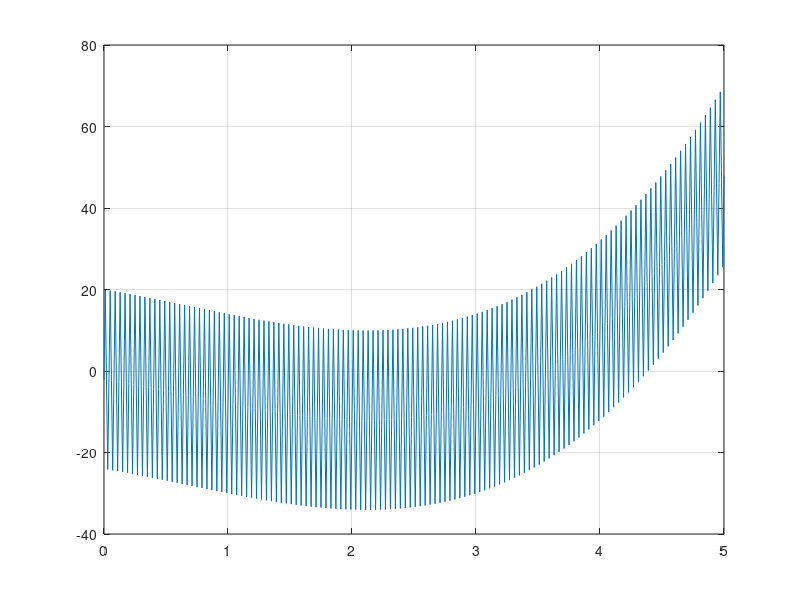
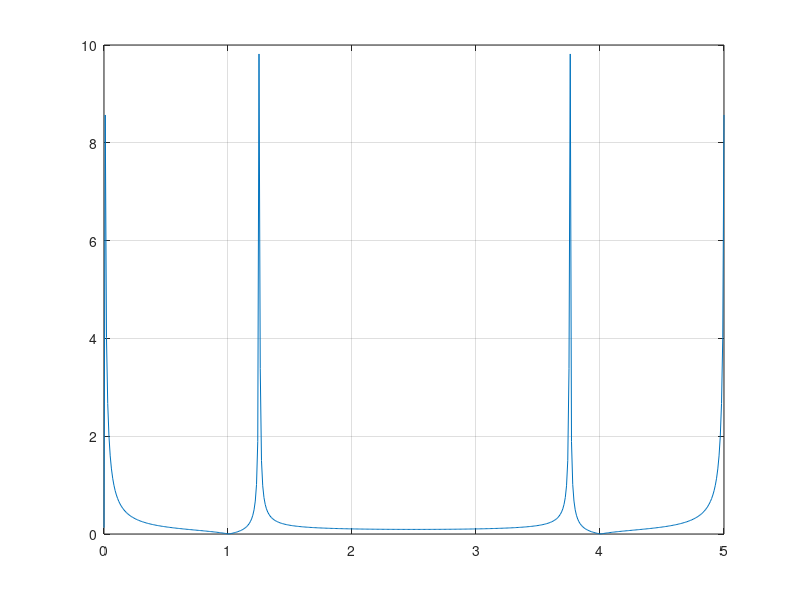
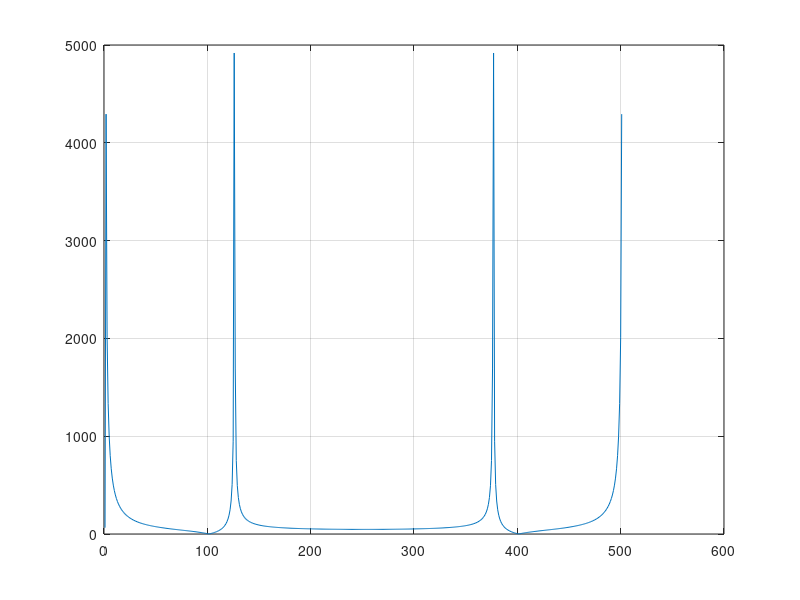
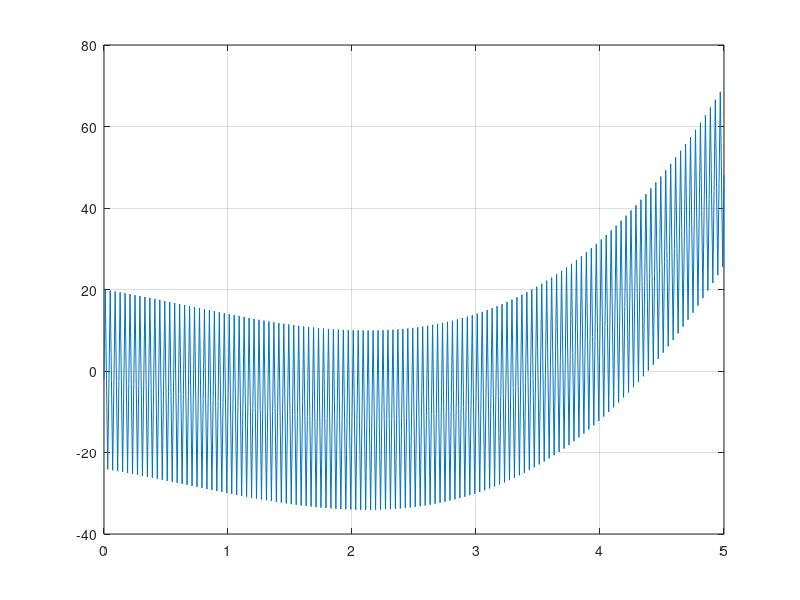

Reproduce these figures in MATLAB, in order.
clear
clc
y = dlmread('f19.txt');
dt = 0.01;
T = 5;
t = 0:dt:T;

plot(t,y),grid;
f = fft(y);

n = length(y);

c1(1:n) = 0;
c2(1:n) = 0;
c(1:n) = 0;

for k = 1:n
    cos_sum = 0;
    sin_sum = 0;
    for  m = 1:n
        cos_sum = cos_sum + y(m)*cos(2*pi*(k-1)*(m-1)/n);
        sin_sum = sin_sum + y(m)*sin(2*pi*(k-1)*(m-1)/n); 
    end
    c1(k) = cos_sum/n;
    c2(k) = sin_sum/n;
    c(k) = sqrt(c1(k)*c1(k)+c2(k)*c2(k));
end

figure;
plot(t,c),grid;

figure;
plot(abs(f)),grid;

for k=3: n/2
    
   if isequal(c(k), max(c(k-2:k+2)))
       disp(k);
       index=k; 
       break;
   end   
end

index=index-1
f=index/T

TPow(1:6)=0;
for k=1:6
    TPow(k)=sum(t.^k);
end

SinPow(1:3)=0;
for k=1:3
    SinPow(k)=sum((t.^k).*sin(t.*2*pi*f));
end

A(1:5,1:5)=[TPow(6), TPow(5), TPow(4), SinPow(3), TPow(3);
            TPow(5), TPow(4) ,TPow(3), SinPow(2), TPow(2);
            TPow(4) ,TPow(3), TPow(2), SinPow(1), TPow(1);
            SinPow(3), SinPow(2), SinPow(1), sum(sin(2*pi*f*t).^2),sum(sin(2*pi*f*t)) ; 
            TPow(3) ,TPow(2), TPow(1),sum(sin(2*pi*f*t)), n];
disp(A);
   
C=[sum(y.*t.^3);
   sum(y.*t.^2);
   sum(y.*t);
   sum(y.*sin(t.*2*pi*f));
   sum(y)];
disp(C);


x=A\C;

approximation = x(1)*t.^3+x(2)*t.^2+x(3).*t+x(4)*sin(2*pi*f*t)+x(5);
figure;
plot(t,approximation),grid;
err = 0;
for i = 1:n 
    err = err + (approximation(i)-y(i))*(approximation(i)-y(i));
end;
err